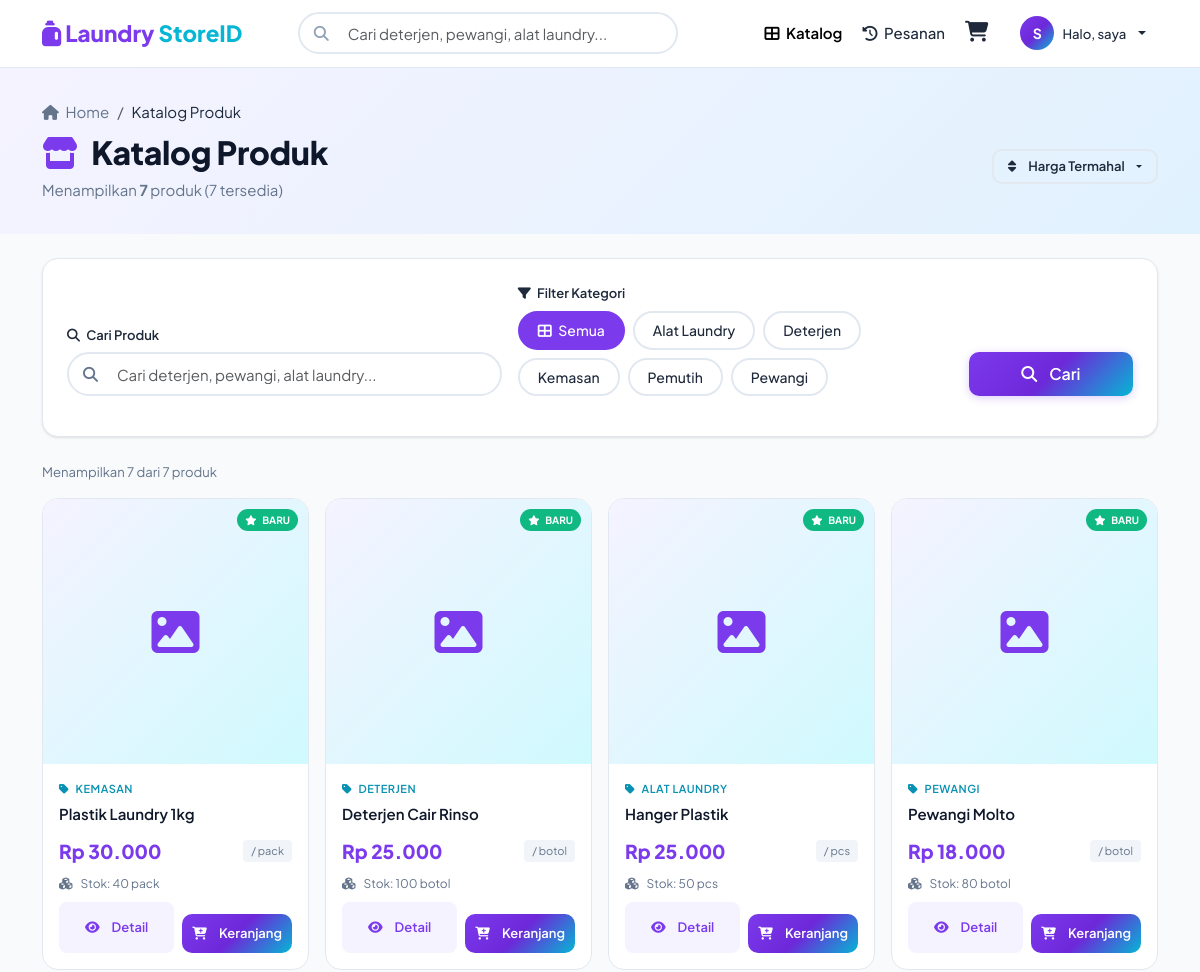
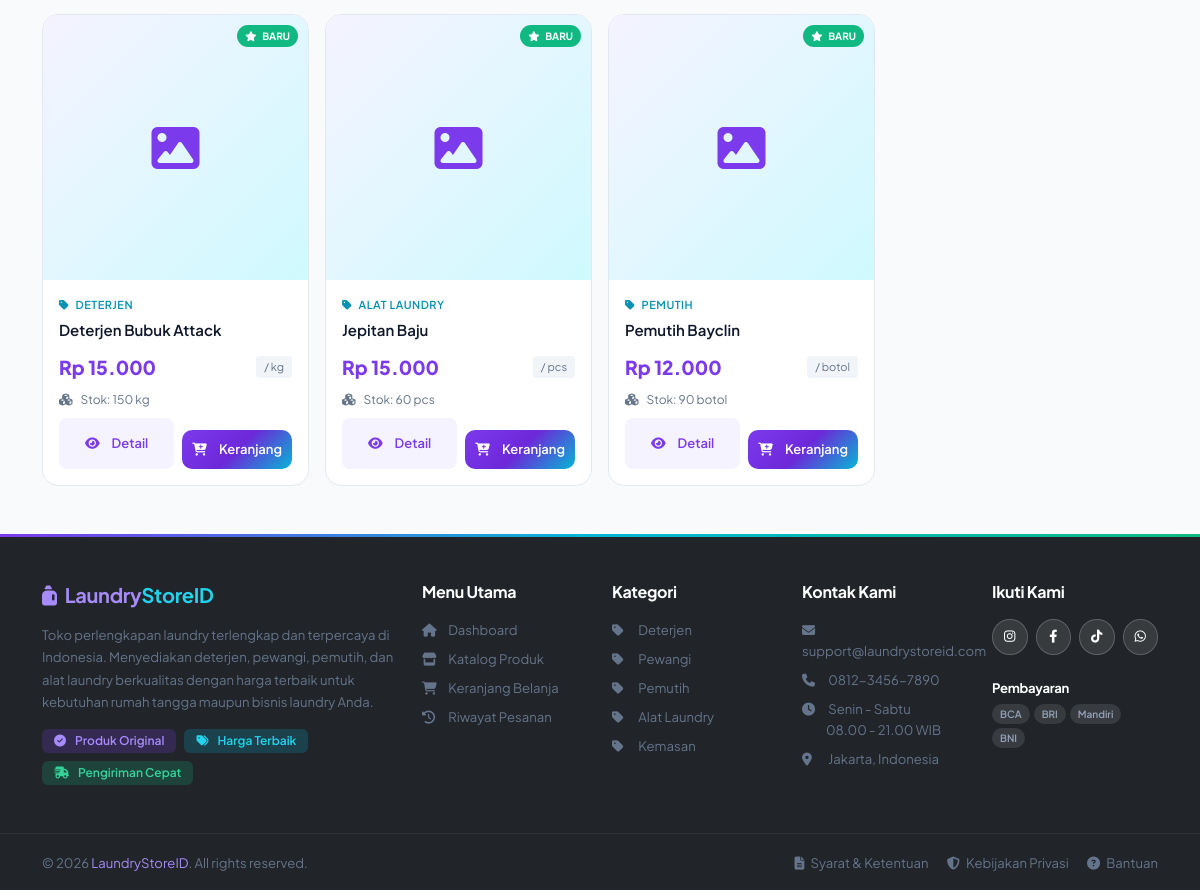
Screenshot of /user/produk.php?sort=termahal&page=1 (signed in) with the database file from the repository (2 pictures, top to bottom).
### tables this page shows
CREATE TABLE `kategori` (
  `id` int NOT NULL,
  `nama_kategori` varchar(100) NOT NULL
);

CREATE TABLE `produk` (
  `id` int NOT NULL,
  `nama_produk` varchar(150) NOT NULL,
  `deskripsi` text,
  `harga` decimal(10,2) NOT NULL,
  `stok` int DEFAULT '0',
  `satuan` varchar(50) DEFAULT NULL,
  `gambar` varchar(255) DEFAULT 'default.jpg',
  `id_kategori` int DEFAULT NULL,
  `created_at` timestamp NULL DEFAULT CURRENT_TIMESTAMP
);

### user/produk.php (the view, shortened to what the rows shown need)
<?php
require_once '../config/db.php';
include '../includes/header.php';
$stmt_kategori = $pdo->query("SELECT * FROM kategori ORDER BY nama_kategori");
$kategori_list = $stmt_kategori->fetchAll();
$where_clause = "WHERE 1=1";
$params = [];
$selected_kategori = isset($_GET['kategori']) ? $_GET['kategori'] : '';
$search_query = isset($_GET['search']) ? $_GET['search'] : '';
$sort_by = isset($_GET['sort']) ? $_GET['sort'] : 'terbaru';
$order_clause = "ORDER BY p.created_at DESC";
switch ($sort_by) {
    case 'termahal':
        $order_clause = "ORDER BY p.harga DESC";
        break;
}
$sql = "SELECT p.*, k.nama_kategori,
               COALESCE(SUM(dp.jumlah), 0) as total_terjual
        FROM produk p
        LEFT JOIN kategori k ON p.id_kategori = k.id
        LEFT JOIN detail_pesanan dp ON p.id = dp.id_produk
        $where_clause
        GROUP BY p.id
        $order_clause";
$stmt = $pdo->prepare($sql);
$stmt->execute($params);
$produk_list = $stmt->fetchAll();
$per_page = 12;
$current_page = isset($_GET['page']) ? max(1, (int)$_GET['page']) : 1;
$offset = ($current_page - 1) * $per_page;
$sql_paginated = $sql . " LIMIT $per_page OFFSET $offset";
$stmt = $pdo->prepare($sql_paginated);
$stmt->execute($params);
$produk_list = $stmt->fetchAll();
?>
<div style="background: linear-gradient(135deg, #F5F3FF, #E0F2FE); padding: 32px 0;">
    <div class="container">
        <div class="d-flex justify-content-between align-items-center">
            <div>
                <h2 class="fw-800 mb-1">
                    <i class="fas fa-store me-2" style="color: var(--color-primary);"></i>
                    Katalog Produk
                </h2>
            </div>
        </div>
    </div>
</div>
<div class="container mt-4">
    <div class="card" style="border-radius: var(--radius-lg); border: 1px solid var(--color-border);">
        <div class="card-body">
            <form method="GET" action="" id="filterForm">
                <div class="row g-3 align-items-end">
                    <div class="col-lg-5">
                        <div class="d-flex flex-wrap gap-2 filter-pills-wrapper" style="padding-top: 2px;">
                            <a href="?<?php echo $search_query != '' ? 'search=' . urlencode($search_query) . '&' : ''; ?>sort=<?php echo $sort_by; ?>"
                               class="filter-pill <?php echo $selected_kategori == '' ? 'active' : ''; ?>">
                                <i class="fas fa-th-large me-1"></i> Semua
                            </a>
                            <?php foreach ($kategori_list as $kat): ?>
                            <a href="?kategori=<?php echo $kat['id']; ?><?php echo $search_query != '' ? '&search=' . urlencode($search_query) : ''; ?>&sort=<?php echo $sort_by; ?>"
                               class="filter-pill <?php echo $selected_kategori == $kat['id'] ? 'active' : ''; ?>">
                                <?php echo $kat['nama_kategori']; ?>
                            </a>
                            <?php endforeach; ?>
                        </div>
                    </div>
                </div>
            </form>
        </div>
    </div>
</div>
<div class="container mt-4 mb-5">
    <?php if (count($produk_list) > 0): ?>
    <div class="row g-3">
        <?php foreach ($produk_list as $produk): ?>
        <div class="col-6 col-md-4 col-lg-3" data-filter-item data-category="<?php echo $produk['id_kategori']; ?>">
            <div class="product-card animate-slide-up">
                <div class="product-card-img-wrapper">
                    <?php if ($produk['gambar']): ?>
                    <div class="product-card-img-placeholder" style="display: none;">
                        <i class="fas fa-image"></i>
                    </div>
                    <?php else: ?>
                    <div class="product-card-img-placeholder">
                        <i class="fas fa-box-open"></i>
                    </div>
                    <?php endif; ?>
                    <?php if (strtotime($produk['created_at']) > strtotime('-7 days')): ?>
                    <span style="position: absolute; top: 10px; right: 10px; background: var(--color-success); color: white; font-size: 10px; font-weight: 700; padding: 3px 8px; border-radius: 100px; z-index: 2;">
                        <i class="fas fa-star me-1"></i> BARU
                    </span>
                    <?php endif; ?>
                </div>
                <div class="product-card-body">
                    <?php if ($produk['nama_kategori']): ?>
                    <div class="product-category-label">
                        <i class="fas fa-tag me-1"></i> <?php echo $produk['nama_kategori']; ?>
                    </div>
                    <?php endif; ?>
                    <a href="detail_produk.php?id=<?php echo $produk['id']; ?>" class="text-decoration-none">
                        <div class="product-name">
                            <?php echo $produk['nama_produk']; ?>
                        </div>
                    </a>
                    <div class="product-price-row">
                        <span class="product-price-main">
                            Rp <?php echo number_format($produk['harga'], 0, ',', '.'); ?>
                        </span>
                        <span class="product-price-unit">
                            / <?php echo $produk['satuan']; ?>
                        </span>
                    </div>
                    <div class="product-stock-info mt-1">
                        <i class="fas fa-cubes me-1"></i>
                        Stok: <?php echo $produk['stok']; ?> <?php echo $produk['satuan']; ?>
                    </div>
                    <div class="d-flex gap-2 mt-2">
                        <a href="detail_produk.php?id=<?php echo $produk['id']; ?>"
                           class="btn btn-sm flex-grow-1"
                           style="background: var(--color-primary-50); color: var(--color-primary); border-radius: 8px; font-weight: 600; font-size: 13px;">
                            <i class="fas fa-eye me-1"></i> Detail
                        </a>
                        <?php if ($produk['stok'] > 0): ?>
                        <form method="POST" action="keranjang.php">
                            <button type="submit" class="btn btn-add-cart flex-grow-1" style="font-size: 13px;">
                                <i class="fas fa-cart-plus me-1"></i> Keranjang
                            </button>
                        </form>
                        <?php else: ?>
                        <button class="btn btn-sm flex-grow-1" disabled style="background: #F1F5F9; color: #94A3B8; border-radius: 8px; font-size: 13px;">
                            <i class="fas fa-times-circle me-1"></i> Habis
                        </button>
                        <?php endif; ?>
                    </div>
                </div>
            </div>
        </div>
        <?php endforeach; ?>
    </div>
    <?php endif; ?>
</div>
<?php include '../includes/footer.php'; ?>

### includes/footer.php (shortened to what the rows shown need)
    </div>
    <?php if (strpos($_SERVER['PHP_SELF'], '/admin/') === false): ?>
    <footer class="bg-dark text-white mt-5">
        <div class="container py-5">
            <div class="row g-4">
                <div class="col-lg-2 col-md-4">
                    <ul class="list-unstyled small">
                        <?php
                        if (isset($pdo)) {
                            try {
                                $stmt_footer = $pdo->query("SELECT * FROM kategori LIMIT 5");
                                $footer_kategori = $stmt_footer->fetchAll();
                                foreach ($footer_kategori as $kat):
                        ?>
                        <li class="mb-2">
                            <a href="<?php echo $base_path; ?>/user/produk.php?kategori=<?php echo $kat['id']; ?>" class="text-muted text-decoration-none footer-link">
                                <i class="fas fa-tag me-2" style="width: 16px;"></i> <?php echo $kat['nama_kategori']; ?>
                            </a>
                        </li>
                        <?php
                                endforeach;
                            } catch (Exception $e) {
                        ?>
                        <li class="mb-2"><span class="text-muted"><i class="fas fa-tag me-2"></i> Deterjen</span></li>
                        <li class="mb-2"><span class="text-muted"><i class="fas fa-tag me-2"></i> Pewangi</span></li>
                        <li class="mb-2"><span class="text-muted"><i class="fas fa-tag me-2"></i> Pemutih</span></li>
                        <li class="mb-2"><span class="text-muted"><i class="fas fa-tag me-2"></i> Alat Laundry</span></li>
                        <?php } ?>
                        <?php } ?>
                    </ul>
                </div>
            </div>
        </div>
    </footer>
    <?php endif; ?>
</body>
</html>

### rows the page displays
kategori: nama_kategori "Alat Laundry"
kategori: nama_kategori "Deterjen"
kategori: nama_kategori "Kemasan"
kategori: nama_kategori "Pemutih"
kategori: nama_kategori "Pewangi"
produk: shows "BARU", id_kategori.nama_kategori "KEMASAN", nama_produk "Plastik Laundry 1kg", harga "30.000", satuan "pack", stok "40"
produk: shows "BARU", id_kategori.nama_kategori "DETERJEN", nama_produk "Deterjen Cair Rinso", harga "25.000", satuan "botol", stok "100"
produk: shows "BARU", id_kategori.nama_kategori "ALAT LAUNDRY", nama_produk "Hanger Plastik", harga "25.000", satuan "pcs", stok "50"
produk: shows "BARU", id_kategori.nama_kategori "PEWANGI", nama_produk "Pewangi Molto", harga "18.000", satuan "botol", stok "80"
produk: shows "BARU", id_kategori.nama_kategori "DETERJEN", nama_produk "Deterjen Bubuk Attack", harga "15.000", satuan "kg", stok "150"
produk: shows "BARU", id_kategori.nama_kategori "ALAT LAUNDRY", nama_produk "Jepitan Baju", harga "15.000", satuan "pcs", stok "60"
produk: shows "BARU", id_kategori.nama_kategori "PEMUTIH", nama_produk "Pemutih Bayclin", harga "12.000", satuan "botol", stok "90"

### other values shown
substr($_SESSION['nama'], 0, 1) "S"
$nama_depan "saya"
$total_produk "7"
$produk_tersedia "7"
count($produk_list) "7"
